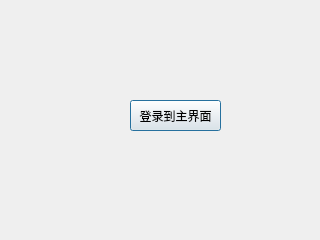
<?xml version="1.0" encoding="UTF-8"?>
<ui version="4.0">
 <class>LoginDlg</class>
 <widget class="QDialog" name="LoginDlg">
  <property name="geometry">
   <rect>
    <x>0</x>
    <y>0</y>
    <width>320</width>
    <height>240</height>
   </rect>
  </property>
  <property name="windowTitle">
   <string>Dialog</string>
  </property>
  <widget class="QPushButton" name="pushButton">
   <property name="geometry">
    <rect>
     <x>130</x>
     <y>100</y>
     <width>91</width>
     <height>31</height>
    </rect>
   </property>
   <property name="text">
    <string>登录到主界面</string>
   </property>
  </widget>
 </widget>
 <resources/>
 <connections>
  <connection>
   <sender>pushButton</sender>
   <signal>clicked()</signal>
   <receiver>LoginDlg</receiver>
   <slot>accept()</slot>
   <hints>
    <hint type="sourcelabel">
     <x>164</x>
     <y>112</y>
    </hint>
    <hint type="destinationlabel">
     <x>225</x>
     <y>165</y>
    </hint>
   </hints>
  </connection>
 </connections>
</ui>
